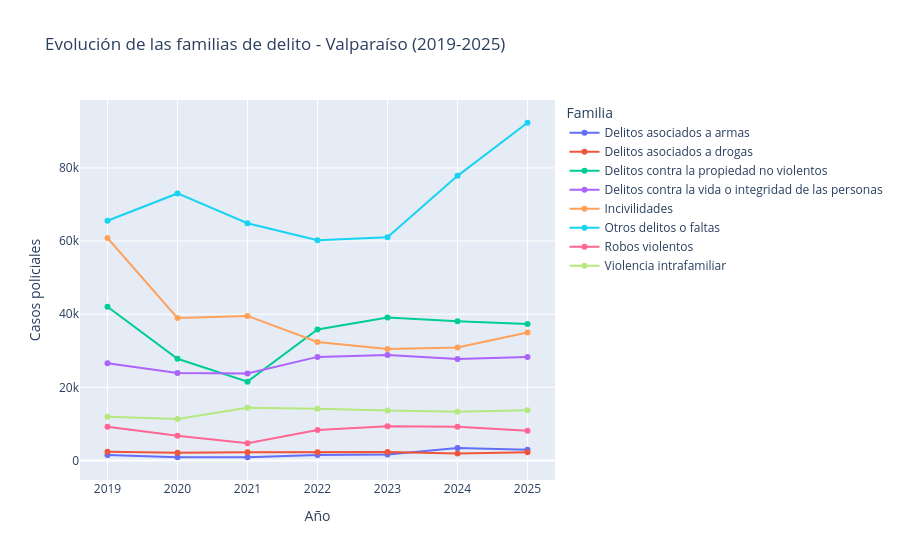

The cell this chart's notebook holds for it:
### Markdown cell above
## 3. Tendencia interanual 

2019-2025 por familia (hover para valores; se excluye 2026 incompleto).

### Code cell
serie = fam_a[fam_a['anio'] <= 2025]
figp = px.line(serie, x='anio', y='casos', color='familia', markers=True,
               title='Evolución de las familias de delito - Valparaíso (2019-2025)')
figp.update_layout(xaxis_title='Año', yaxis_title='Casos policiales', legend_title='Familia')
figp.show()

### Figure 1 — Plotly figure (JSON) as saved in the notebook; plotly's stock layout.template omitted (floating-point values rounded to 4 significant figures)
{"data": [{"hovertemplate": "familia=Delitos asociados a armas<br>anio=%{x}<br>casos=%{y}<extra></extra>", "legendgroup": "Delitos asociados a armas", "line": {"color": "#636efa", "dash": "solid"}, "marker": {"symbol": "circle"}, "mode": "lines+markers", "name": "Delitos asociados a armas", "orientation": "v", "showlegend": true, "type": "scatter", "x": [2019, 2020, 2021, 2022, 2023, 2024, 2025], "xaxis": "x", "y": [1508, 875, 905, 1461, 1661, 3393, 2915], "yaxis": "y"}, {"hovertemplate": "familia=Delitos asociados a drogas<br>anio=%{x}<br>casos=%{y}<extra></extra>", "legendgroup": "Delitos asociados a drogas", "line": {"color": "#EF553B", "dash": "solid"}, "marker": {"symbol": "circle"}, "mode": "lines+markers", "name": "Delitos asociados a drogas", "orientation": "v", "showlegend": true, "type": "scatter", "x": [2019, 2020, 2021, 2022, 2023, 2024, 2025], "xaxis": "x", "y": [2397, 2118, 2224, 2209, 2313, 1910, 2222], "yaxis": "y"}, {"hovertemplate": "familia=Delitos contra la propiedad no violentos<br>anio=%{x}<br>casos=%{y}<extra></extra>", "legendgroup": "Delitos contra la propiedad no violentos", "line": {"color": "#00cc96", "dash": "solid"}, "marker": {"symbol": "circle"}, "mode": "lines+markers", "name": "Delitos contra la propiedad no violentos", "orientation": "v", "showlegend": true, "type": "scatter", "x": [2019, 2020, 2021, 2022, 2023, 2024, 2025], "xaxis": "x", "y": [42036, 27804, 21557, 35835, 39106, 38046, 37352], "yaxis": "y"}, {"hovertemplate": "familia=Delitos contra la vida o integridad de las personas<br>anio=%{x}<br>casos=%{y}<extra></extra>", "legendgroup": "Delitos contra la vida o integridad de las personas", "line": {"color": "#ab63fa", "dash": "solid"}, "marker": {"symbol": "circle"}, "mode": "lines+markers", "name": "Delitos contra la vida o integridad de las personas", "orientation": "v", "showlegend": true, "type": "scatter", "x": [2019, 2020, 2021, 2022, 2023, 2024, 2025], "xaxis": "x", "y": [26559, 23887, 23784, 28322, 28826, 27755, 28317], "yaxis": "y"}, {"hovertemplate": "familia=Incivilidades<br>anio=%{x}<br>casos=%{y}<extra></extra>", "legendgroup": "Incivilidades", "line": {"color": "#FFA15A", "dash": "solid"}, "marker": {"symbol": "circle"}, "mode": "lines+markers", "name": "Incivilidades", "orientation": "v", "showlegend": true, "type": "scatter", "x": [2019, 2020, 2021, 2022, 2023, 2024, 2025], "xaxis": "x", "y": [60847, 38930, 39528, 32392, 30473, 30905, 34986], "yaxis": "y"}, {"hovertemplate": "familia=Otros delitos o faltas<br>anio=%{x}<br>casos=%{y}<extra></extra>", "legendgroup": "Otros delitos o faltas", "line": {"color": "#19d3f3", "dash": "solid"}, "marker": {"symbol": "circle"}, "mode": "lines+markers", "name": "Otros delitos o faltas", "orientation": "v", "showlegend": true, "type": "scatter", "x": [2019, 2020, 2021, 2022, 2023, 2024, 2025], "xaxis": "x", "y": [65543, 73024, 64869, 60212, 61058, 77843, 92360], "yaxis": "y"}, {"hovertemplate": "familia=Robos violentos<br>anio=%{x}<br>casos=%{y}<extra></extra>", "legendgroup": "Robos violentos", "line": {"color": "#FF6692", "dash": "solid"}, "marker": {"symbol": "circle"}, "mode": "lines+markers", "name": "Robos violentos", "orientation": "v", "showlegend": true, "type": "scatter", "x": [2019, 2020, 2021, 2022, 2023, 2024, 2025], "xaxis": "x", "y": [9246, 6769, 4712, 8325, 9330, 9250, 8099], "yaxis": "y"}, {"hovertemplate": "familia=Violencia intrafamiliar<br>anio=%{x}<br>casos=%{y}<extra></extra>", "legendgroup": "Violencia intrafamiliar", "line": {"color": "#B6E880", "dash": "solid"}, "marker": {"symbol": "circle"}, "mode": "lines+markers", "name": "Violencia intrafamiliar", "orientation": "v", "showlegend": true, "type": "scatter", "x": [2019, 2020, 2021, 2022, 2023, 2024, 2025], "xaxis": "x", "y": [11968, 11350, 14380, 14154, 13692, 13338, 13761], "yaxis": "y"}], "layout": {"legend": {"title": {"text": "Familia"}, "tracegroupgap": 0}, "title": {"text": "Evolución de las familias de delito - Valparaíso (2019-2025)"}, "xaxis": {"anchor": "y", "domain": [0, 1], "title": {"text": "Año"}}, "yaxis": {"anchor": "x", "domain": [0, 1], "title": {"text": "Casos policiales"}}}}
